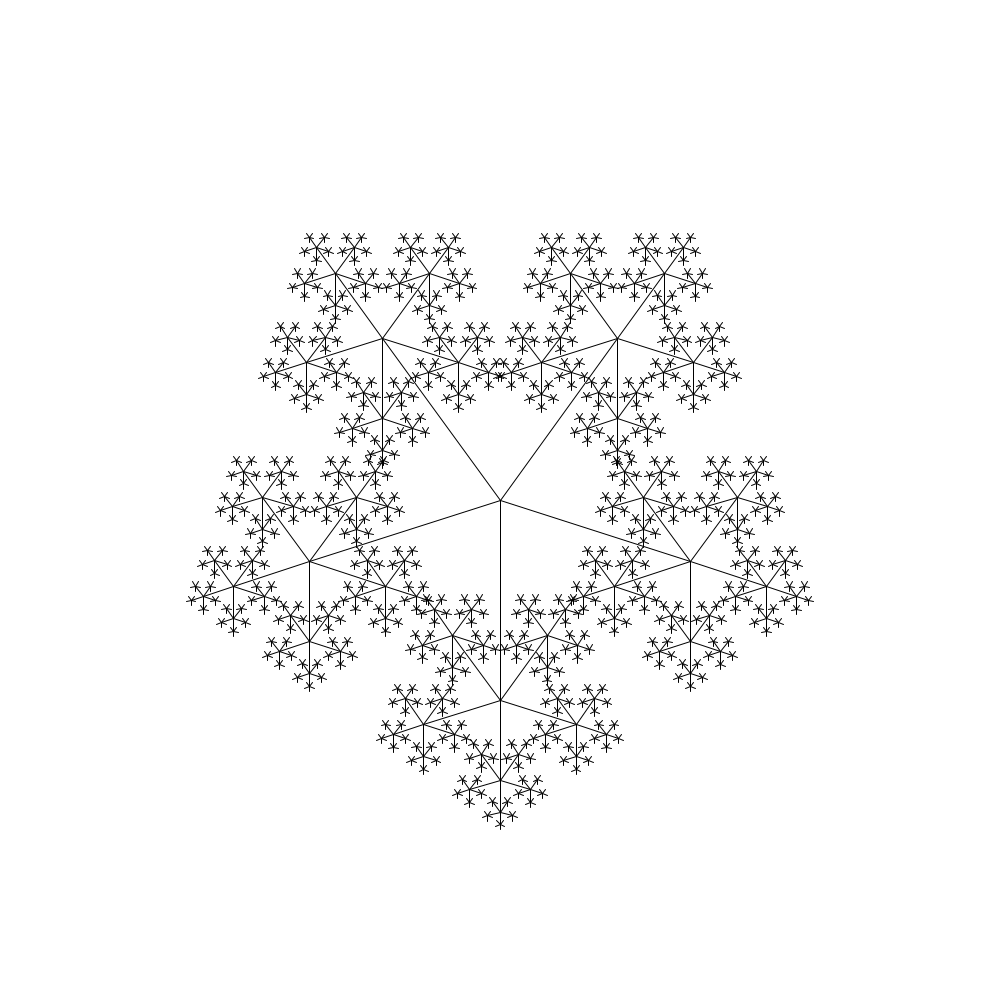
Frame 1 (no input)
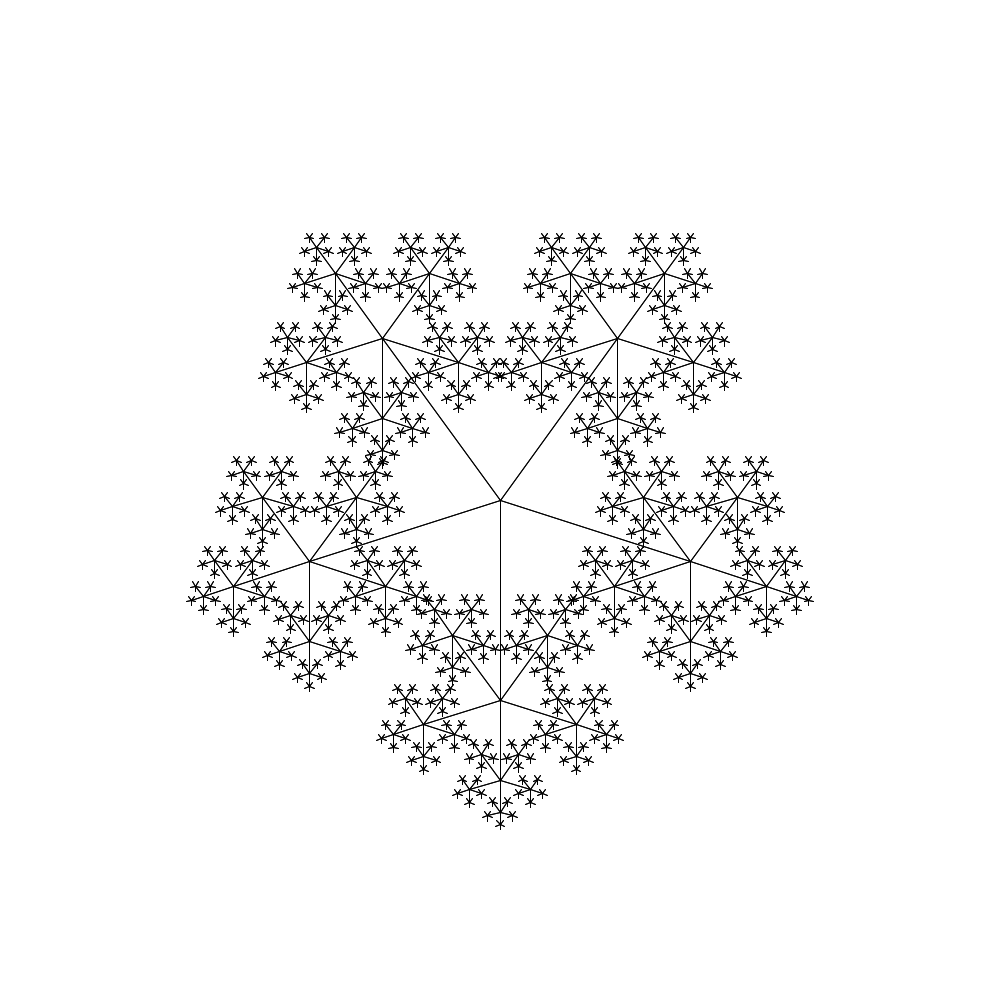
Frame 2 (the mouse pressed at the canvas centre, redrawn once)

The Processing sketch that drew these frames (run headless with seeded random() and noise(); the mouse was pressed at the canvas centre and the sketch redrawn once):

// Processing sketch: ex4_2_3
// ── ex4_2_3.pde
void setup() {
  size(1000, 1000);
  background(255);
  stroke(color(0,0,0));
  noFill();
  noLoop();
}

void draw(){
  drawfig3(4, 200.0, 500.0,500.0);
  save("ex4_2_3.jpg");
}

void drawfig3(int n, float leng,float XO,float YO) {        
   float x, y, ang;  float[] rx,ry;
   rx=new float[5]; ry=new float[5]; 
   for(int k=0;k<5;k++)
     { ang=3.141592/180*k*72;
       rx[k] = leng*sin(ang) + XO;
       ry[k] = leng*cos(ang) + YO;
       line(XO,YO,rx[k],ry[k]);
      };
  if (n == 0) {return;};
     for(int k=0;k<5;k++)
      {
        drawfig3(n - 1, leng*1.2/3, rx[k], ry[k]);
      }
}
